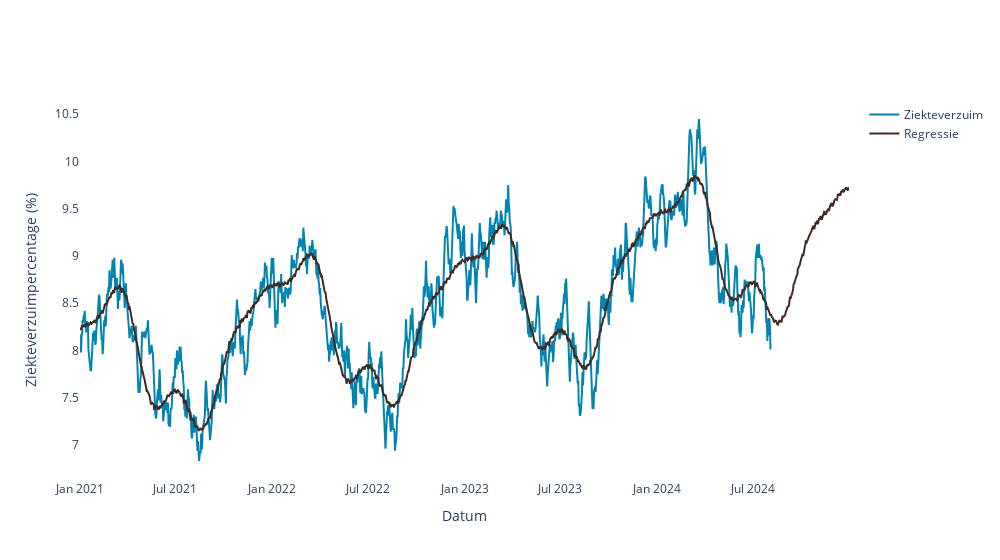

This figure's notebook cell:
### Markdown cell above
#### Voorspel

Als je een model en de (beste) instellingen gevonden hebt, dan rest uiteraard het genereren van de voorspelling. 
Door het draaien van de onderstaande cel wordt een voorspelling gemaakt tot 1 januari 2025.

### Code cell
voorspelling = voorspel(
    data=data,
    voorspellen_tot_datum='2025-01-01'
)

### Figure 1 — Plotly figure (JSON) as saved in the notebook; plotly's stock layout.template omitted (floating-point values rounded to 4 significant figures; data arrays with more than 128 entries replaced by an {"elided": "..."} marker saying what was removed)
{"data": [{"line": {"color": "#0084B2"}, "mode": "lines", "name": "Ziekteverzuim", "type": "scatter", "x": {"elided": "1461 str values"}, "y": {"elided": "1461 float values"}}, {"line": {"color": "#402a23"}, "mode": "lines", "name": "Regressie", "type": "scatter", "x": {"elided": "1461 str values"}, "y": {"elided": "1461 float values"}}], "layout": {"autosize": false, "paper_bgcolor": "white", "plot_bgcolor": "white", "width": 1000, "xaxis": {"title": {"text": "Datum"}}, "yaxis": {"title": {"text": "Ziekteverzuimpercentage (%)"}}}}
